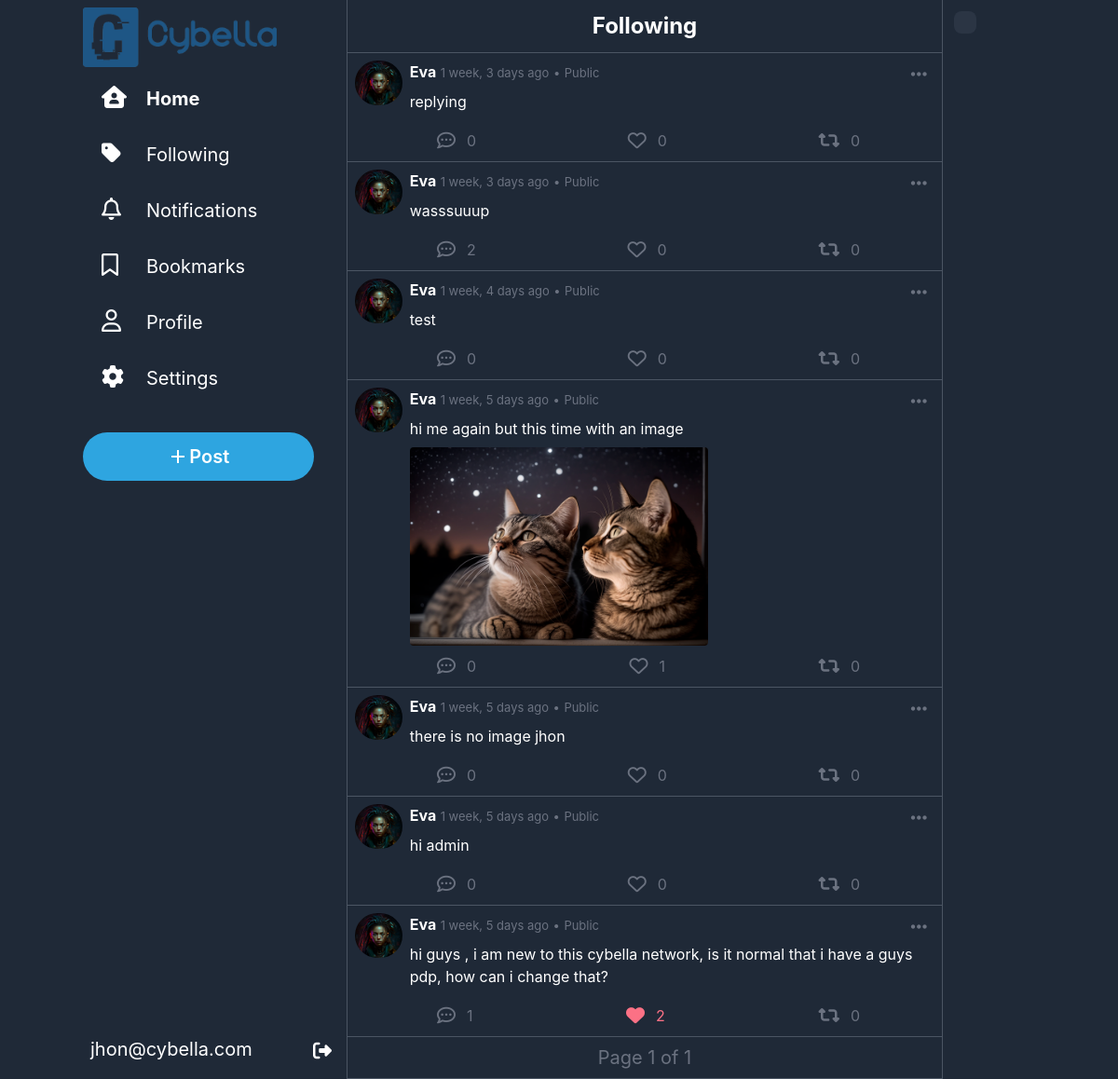
Before: /following (signed in) with the older database file.
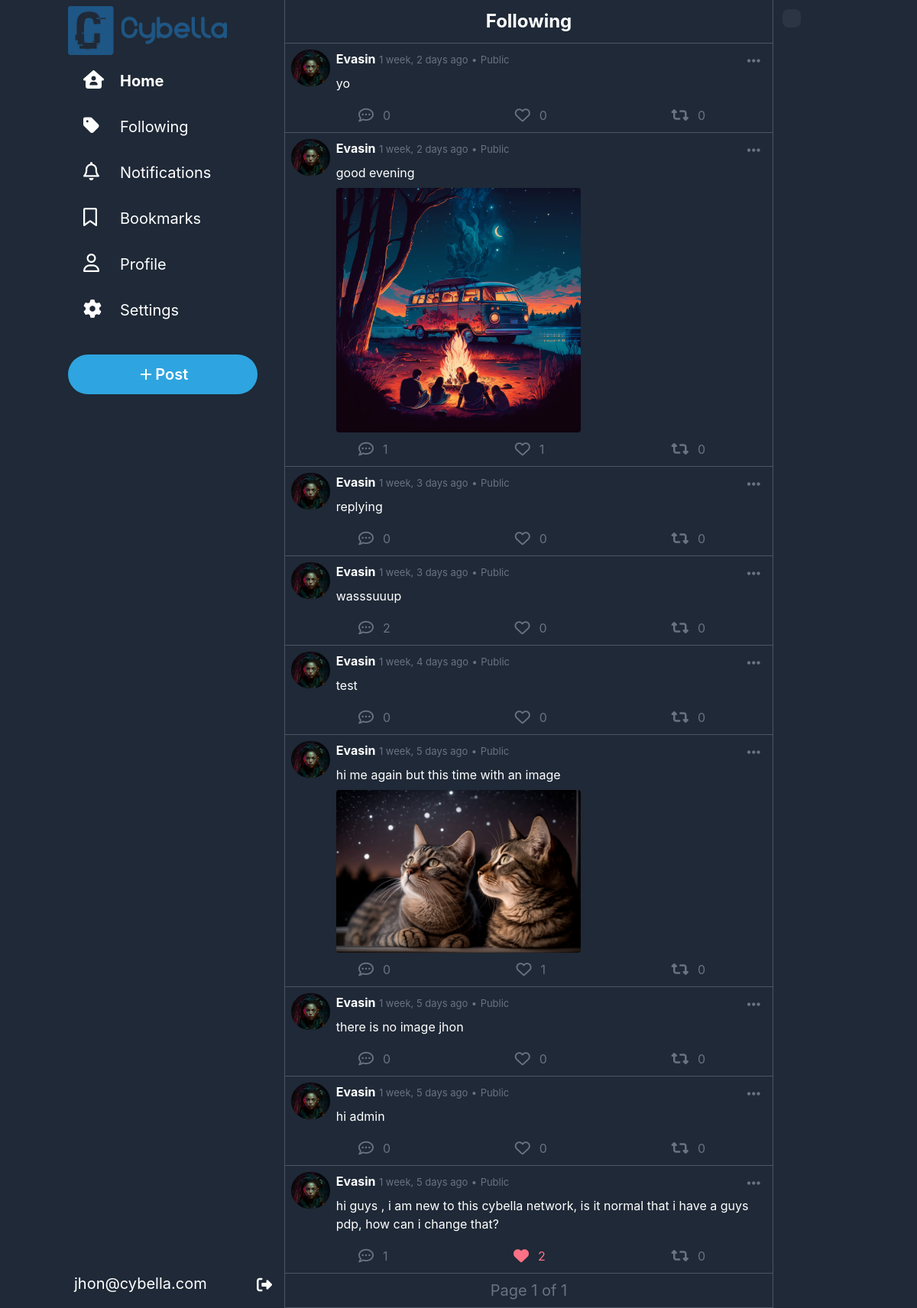
After: the same page with the newer database file.
### network/models.py (models this page shows, shortened)
class Post(models.Model):
    user = models.ForeignKey(User, on_delete=models.CASCADE, related_name="posts")
    content = models.CharField(max_length=500)
    timestamp = models.DateTimeField(auto_now_add=True)
    likes = models.ManyToManyField(User, blank=True, related_name="liked_posts")
    images = models.ImageField(upload_to="network/images/posts", blank=True, null=True)
    repost = models.ForeignKey("self", on_delete=models.CASCADE, blank=True, null=True, related_name="reposts")
    parent_post = models.ForeignKey("self", on_delete=models.CASCADE, blank=True, null=True, related_name="comments")
    def is_reposted(self, user):
        return self.reposts.filter(user=user).exists()

class User(AbstractUser):
    picture = models.ImageField(upload_to="network/images/profile_pictures", blank=True, null=True, default="network/images/profile_pictures/default.png")
    followers = models.ManyToManyField("self", symmetrical=False, blank=True, related_name="following")
    bookmarks = models.ManyToManyField("Post", blank=True, related_name="bookmarked_by")
    bio = models.TextField(blank=True)
    def __str__(self):
        return f"{self.username}"

### network/views.py (the view)
# urls.py: path("following",views.following, name="following"),
@login_required
def following(request):
    user = request.user
    posts = Post.objects.filter(user__in=user.following.all()).order_by("-timestamp").all()
    paginator = Paginator(posts, 10)
    page = request.GET.get('page')
    posts = paginator.get_page(page)
    return render(request, "network/following.html", {
        "posts" : posts
    })

### network/templatetags/custom_filters.py (called while the page is built)
@register.filter
def is_reposted_by_user(post, user):
    return post.is_reposted(user)

### network/templates/network/following.html (shortened to what the changed rows need)
{% extends "network/layout.html" %}
{% load static %}
{% load custom_filters %}
{% block body %}
    {%for post in posts%}
        <div id="post{{post.id}}" class="w-full mx-auto bg-gray-800 pb-1 p-2 text-white border-b border-gray-600 hover:cursor-pointer hover:bg-slate-800">
            <div onclick="window.location.href='{% url 'post' post_id=post.id %}'" class="flex ">
                <a href="{% url 'profile' username=post.user %}" class="w-14 h-12 rounded-full mr-2"><img class="w-14 h-12 rounded-full mr-2" src="{{post.user.picture.url}}" alt="user Avatar"></a>
                <div class="w-full">
                    <div class="flex justify-between">
                        <div>
                            <span class="font-bold"><a href="{% url 'profile' username=post.user %}">{{post.user|title}}</a></span>
                            <span class="text-gray-500 text-[13px]">{{post.timestamp|timesince}} ago</span>
                            <span class="text-gray-500 text-[13px]">•</span>
                            <span class="text-gray-500 text-[13px]">Public</span>
                        </div>
                        <div onclick="event.stopPropagation(); showOptions(this)"  class="relative hover:cursor-pointer rounded-full hover:bg-blue-600 hover:bg-opacity-20 px-2 py-1">
                            <i class="fa-solid fa-ellipsis-h text-xl text-gray-500  hover:text-blue-400"></i>
                        </div>
                    </div>
                    <div class="text-md w-full pl-0 pt-0 p-2  ">{{post.content}}</div>
                    {% if post.images %}
                        <div id="images-container" class="">
                            <img class="max-w-xs max-h-xs rounded" src="{{post.images.url}}" alt="post image">
                        </div>
                    {%endif%}
                </div>
            </div>
            <div class="flex justify-between mt-1 mx-20 text-gray-500">
                <div onclick="openCommentBox('{{post.user|title}}','{{post.timestamp|timesince}}','{{post.content}}','{{post.user.picture.url}}','{{post.id}}')" class="flex hover:text-blue-400 hover:cursor-pointer"><i class="fa-regular fa-comment-dots text-xl rounded-full hover:bg-blue-400 hover:bg-opacity-20 p-2 "></i><span class="mt-1.5 ml-1">{{post.comments.all.count}}</span></div>
                {% if user not in post.likes.all%}
                    <div id="like" onclick="like(this,{{post.id}})" class="flex hover:text-rose-400 hover:cursor-pointer"><i class="fa-regular fa-heart text-xl rounded-full hover:bg-rose-400 hover:bg-opacity-20 p-2"></i><span class="mt-1.5 ml-1">{{post.likes.count}}</span></div>
                {%else%}
                    <div id="like" onclick="like(this,{{post.id}})" class="flex hover:text-rose-400 hover:cursor-pointer text-rose-400"><i class="fa-solid fa-heart text-xl rounded-full hover:bg-rose-400 hover:bg-opacity-20 p-2"></i><span class="mt-1.5 ml-1">{{post.likes.count}}</span></div>
                {%endif%}
                {% if not user.is_authenticated or not post|is_reposted_by_user:user%}
                    <div id="repost" onclick="repost(this,{{post.id}})" class="flex hover:text-emerald-500 hover:cursor-pointer"><i class="fa-solid fa-retweet text-xl rounded-full hover:bg-emerald-500 hover:bg-opacity-20 p-2"></i><span class="mt-1.5 ml-1">{{post.reposts.count}}</span></div>
                {%else%}
                    <div id="repost" onclick="repost(this,{{post.id}})" class="flex text-emerald-500 hover:text-emerald-500 hover:cursor-pointer"><i class="fa-solid fa-retweet text-xl rounded-full hover:bg-emerald-500 hover:bg-opacity-20 p-2"></i><span class="mt-1.5 ml-1">{{post.reposts.count}}</span></div>
                {%endif%}
            </div>
        </div>
    {%endfor%}
{% endblock %}

Changed rows visible on the page:
added Post: user.picture (picture), user "Evasin", timestamp "1 week, 2 days", content "yo", comments.all.count "0", likes.count "0", reposts.count "0"
added Post: user.picture (picture), user "Evasin", timestamp "1 week, 2 days", content "good evening", images (picture), comments.all.count "1", likes.count "1", reposts.count "0"
changed through a linked row, Post "replying": user "Eva" → "Evasin"
changed through a linked row, Post "wasssuuup": user "Eva" → "Evasin"
changed through a linked row, Post "test": user "Eva" → "Evasin"
changed through a linked row, Post "hi me again but this time with an image": user "Eva" → "Evasin"
changed through a linked row, Post "there is no image jhon": user "Eva" → "Evasin"
changed through a linked row, Post "hi admin": user "Eva" → "Evasin"
changed through a linked row, Post (number 9 of 9 on the later page): user "Eva" → "Evasin"
